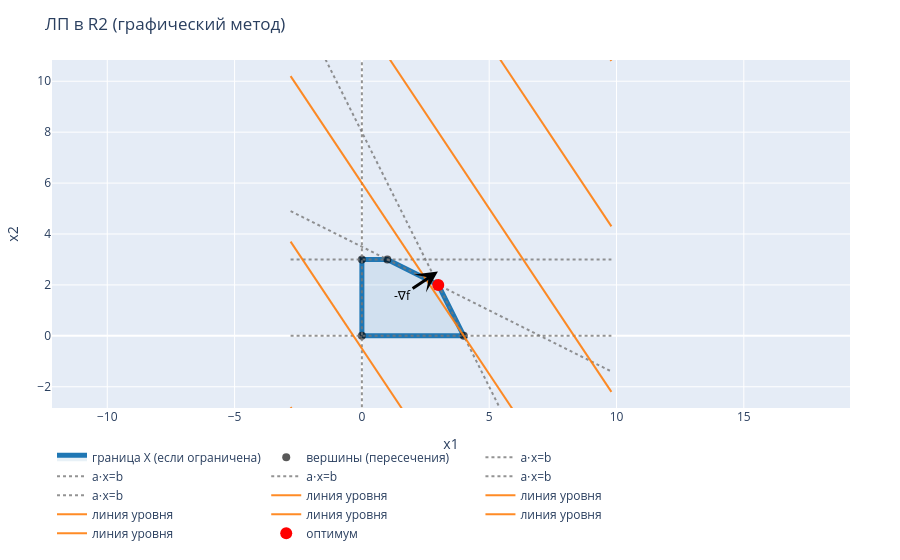

Source (notebook cell):
### Code cell
p = plot_solution(c, constraints, res)
p

### Figure 1 — Plotly figure (JSON) as saved in the notebook; plotly's stock layout.template omitted (floating-point values rounded to 4 significant figures)
{"data": [{"fill": "toself", "fillcolor": "rgba(31,119,180,0.10)", "line": {"color": "rgba(31,119,180,1.0)", "width": 5}, "mode": "lines", "name": "граница X (если ограничена)", "type": "scatter", "x": [0, 4, 3, 1, 0, 0], "y": [0, 0, 2, 3, 3, 0]}, {"marker": {"color": "rgba(0,0,0,0.65)", "size": 8}, "mode": "markers", "name": "вершины (пересечения)", "type": "scatter", "x": [3, 1, 4, 0, 0], "y": [2, 3, 0, 3, 0]}, {"line": {"color": "rgba(120,120,120,0.8)", "dash": "dot", "width": 2}, "mode": "lines", "name": "a⋅x=b", "type": "scatter", "x": [-2.8, 9.8], "y": [4.9, -1.4]}, {"line": {"color": "rgba(120,120,120,0.8)", "dash": "dot", "width": 2}, "mode": "lines", "name": "a⋅x=b", "type": "scatter", "x": [-2.8, 9.8], "y": [13.6, -11.6]}, {"line": {"color": "rgba(120,120,120,0.8)", "dash": "dot", "width": 2}, "mode": "lines", "name": "a⋅x=b", "type": "scatter", "x": [-2.8, 9.8], "y": [3, 3]}, {"line": {"color": "rgba(120,120,120,0.8)", "dash": "dot", "width": 2}, "mode": "lines", "name": "a⋅x=b", "type": "scatter", "x": [0, 0], "y": [-2.8, 10.8]}, {"line": {"color": "rgba(120,120,120,0.8)", "dash": "dot", "width": 2}, "mode": "lines", "name": "a⋅x=b", "type": "scatter", "x": [-2.8, 9.8], "y": [0, 0]}, {"line": {"color": "rgba(255,127,14,0.9)", "width": 2}, "mode": "lines", "name": "линия уровня", "type": "scatter", "x": [-2.8, 9.8], "y": [29.7, 10.8]}, {"line": {"color": "rgba(255,127,14,0.9)", "width": 2}, "mode": "lines", "name": "линия уровня", "type": "scatter", "x": [-2.8, 9.8], "y": [23.2, 4.3]}, {"line": {"color": "rgba(255,127,14,0.9)", "width": 2}, "mode": "lines", "name": "линия уровня", "type": "scatter", "x": [-2.8, 9.8], "y": [16.7, -2.2]}, {"line": {"color": "rgba(255,127,14,0.9)", "width": 2}, "mode": "lines", "name": "линия уровня", "type": "scatter", "x": [-2.8, 9.8], "y": [10.2, -8.7]}, {"line": {"color": "rgba(255,127,14,0.9)", "width": 2}, "mode": "lines", "name": "линия уровня", "type": "scatter", "x": [-2.8, 9.8], "y": [3.7, -15.2]}, {"line": {"color": "rgba(255,127,14,0.9)", "width": 2}, "mode": "lines", "name": "линия уровня", "type": "scatter", "x": [-2.8, 9.8], "y": [-2.8, -21.7]}, {"marker": {"color": "red", "size": 12}, "mode": "markers", "name": "оптимум", "type": "scatter", "x": [3], "y": [2]}], "layout": {"annotations": [{"arrowcolor": "black", "arrowhead": 3, "arrowsize": 1.2, "arrowwidth": 3, "ax": 1.6, "axref": "x", "ay": 1.6, "ayref": "y", "font": {"color": "black"}, "showarrow": true, "text": "-∇f", "x": 2.986, "xref": "x", "y": 2.524, "yref": "y"}], "legend": {"orientation": "h"}, "margin": {"b": 50, "l": 50, "r": 50, "t": 60}, "title": "ЛП в R2 (графический метод)", "xaxis": {"range": [-2.8, 9.8], "title": "x1", "zeroline": true}, "yaxis": {"range": [-2.8, 10.8], "scaleanchor": "x", "scaleratio": 1, "title": "x2", "zeroline": true}}}
